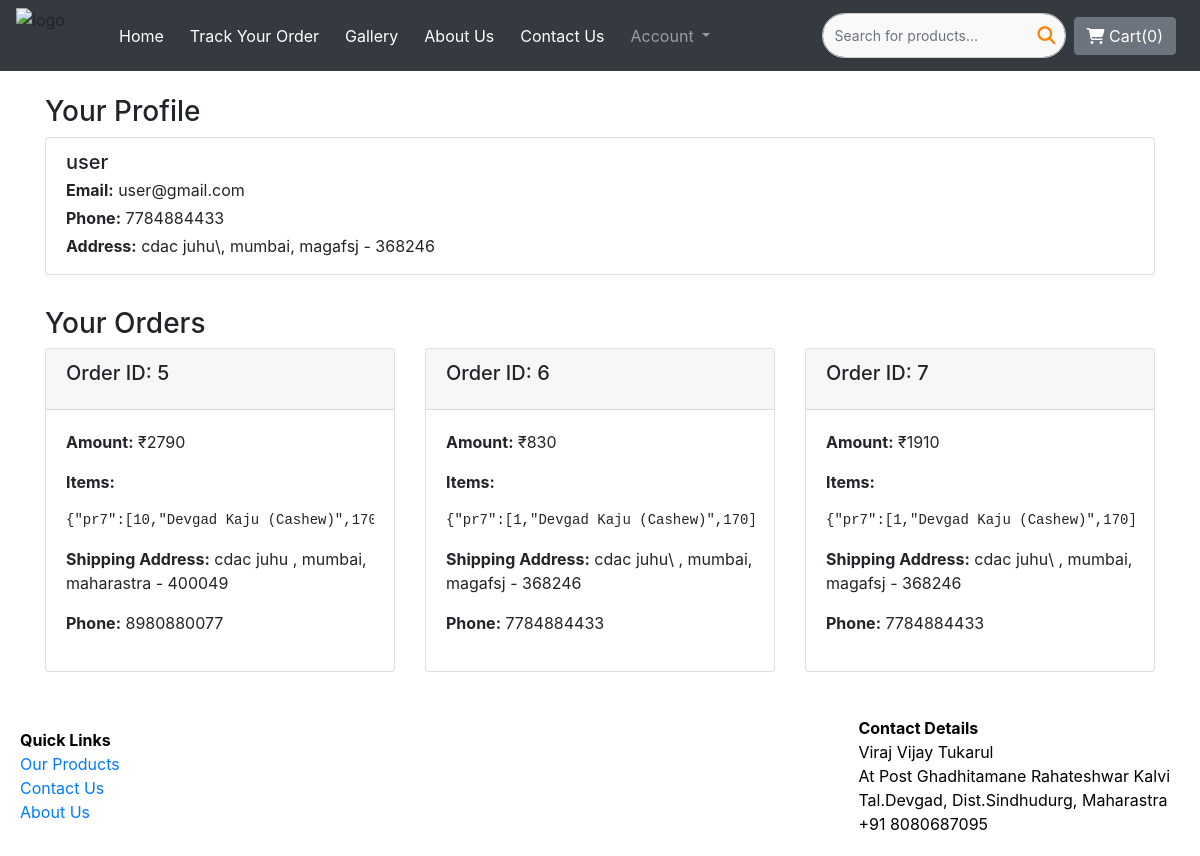
The app's page /profile_user/ (signed in) with its own data.
### users/models.py (models this page shows, shortened)
class CustomerDetails(models.Model):
    user = models.ForeignKey(User, on_delete=models.CASCADE, null=True, blank=True)  # new
    address_id = models.AutoField(primary_key=True)
    name = models.CharField(max_length=70, default="")
    email = models.EmailField(max_length=90, default="")
    address = models.CharField(max_length=150, default="")
    city = models.CharField(max_length=50, default="")
    state = models.CharField(max_length=50, default="")
    zip_code = models.CharField(max_length=10, default="")
    phone = models.CharField(max_length=30, default="")

### mango_shop/models.py (models this page shows)
class Orders(models.Model):
    user = models.ForeignKey(User, on_delete=models.CASCADE, null=True, blank=True) # new
    order_id = models.AutoField(primary_key=True)
    items_json = models.CharField(max_length=5000)
    amount = models.IntegerField(default=0)
    name = models.CharField(max_length=100)
    email = models.EmailField(max_length=100)
    address = models.CharField(max_length=150)
    city = models.CharField(max_length=90)
    state = models.CharField(max_length=100)
    zip_code = models.TextField(max_length=10)
    phone = models.TextField(max_length=30, default="")

### mango_shop/views.py (the view)
# urls.py: path('profile_user/', views.profile, name='Mango_shop - profile'),
@login_required
def profile(request):
    user = request.user
    customers = CustomerDetails.objects.filter(user=user)
    orders = Orders.objects.filter(user=user)
    return render(request, 'mango_shop/profile_user.html', {'customers': customers, 'orders': orders})

### mango_shop/templates/mango_shop/profile_user.html (shortened to what this page needs)
{% extends 'mango_shop/basic.html' %}
{% block body %}
<div class="container mt-4">
    <h3>Your Profile</h3>
    {% if customers %}
        <div class="list-group">
            {% for customer in customers %}
                <div class="list-group-item mb-2">
                    <h5 class="mb-1">{{ customer.name }}</h5>
                    <p class="mb-1"><strong>Email:</strong> {{ customer.email }}</p>
                    <p class="mb-1"><strong>Phone:</strong> {{ customer.phone }}</p>
                    <p class="mb-1"><strong>Address:</strong> {{ customer.address }}, {{ customer.city }}, {{ customer.state }} - {{ customer.zip_code }}</p>
                </div>
            {% endfor %}
        </div>
    {% else %}
        <p>No customer details available.</p>
    {% endif %}
</div>
<div class="container mt-4">
    <h3>Your Orders</h3>
    {% if orders %}
        <div class="row">
            {% for order in orders %}
                <div class="col-md-4 mb-4">
                    <div class="card">
                        <div class="card-header">
                            <h5 class="card-title">Order ID: {{ order.order_id }}</h5>
                        </div>
                        <div class="card-body">
                            <p><strong>Amount:</strong> ₹{{ order.amount }}</p>
                            <p><strong>Items:</strong></p>
                            <pre>{{ order.items_json }}</pre>
                            <p><strong>Shipping Address:</strong> {{ order.address }}, {{ order.city }}, {{ order.state }} - {{ order.zip_code }}</p>
                            <p><strong>Phone:</strong> {{ order.phone }}</p>
                        </div>
                    </div>
                </div>
            {% endfor %}
        </div>
    {% else %}
        <p>No orders yet.</p>
    {% endif %}
</div>
{% endblock %}

### records on screen
CustomerDetails: name "user", email "user@gmail.com", phone "7784884433", address "cdac juhu\\", city "mumbai", state "magafsj", zip_code "368246"
Orders: order_id "5", amount "2790", items_json "{\"pr7\":[10,\"Devgad Kaju…", address "cdac juhu", city "mumbai", state "maharastra", zip_code "400049", phone "8980880077"
Orders: order_id "6", amount "830", items_json "{\"pr7\":[1,\"Devgad Kaju…", address "cdac juhu\\", city "mumbai", state "magafsj", zip_code "368246", phone "7784884433"
Orders: order_id "7", amount "1910", items_json "{\"pr7\":[1,\"Devgad Kaju…", address "cdac juhu\\", city "mumbai", state "magafsj", zip_code "368246", phone "7784884433"
